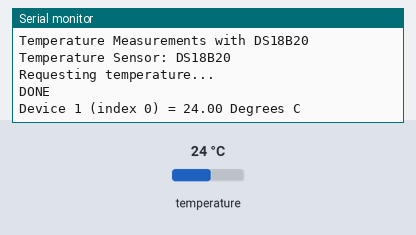
Bench run of a sketch on a simulated Arduino Uno, built with avr-gcc and run on an emulated ATmega328P. Shown: the last lines printed to the serial monitor. The inputs (shaded band) are chosen by the test bench; at power-on: temperature 24 °C.

Above: at 2.2 s.
2.3 s: temperature set to 12 °C
At 3.4 s:
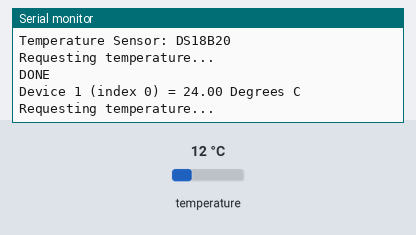
4.8 s: temperature set to 19 °C
At 6.1 s:
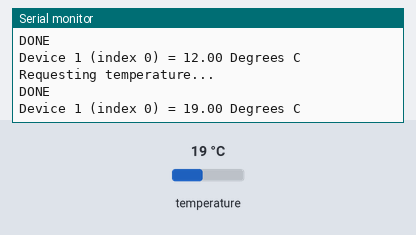
Timing chart, 0 to 7.8 s (numbered marks = the images above; inputs shaded):
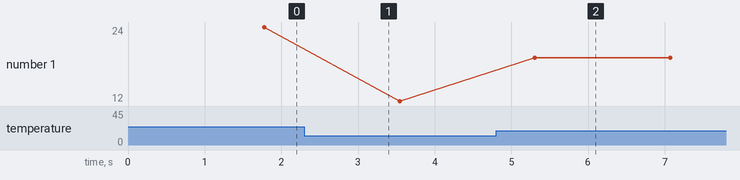

Measured:
- after the input at 4.8 s, the serial monitor: prints a new line after 0.51 s (image 2)
- plotted number 1: 24 → 12 after the input at 2.3 s, 12 → 19 after the input at 4.8 s

The sketch:

Temperature_Sensor_DS18B20_SingleSensor_v1.0.ino
```cpp
/*******************************************************************************
- Temperature Measurements with a Single DS18B20 One-Wire Sensor
- Version 1.0
- Modified by Jerico Magtaan
- Last Edited on 22/04/20
*******************************************************************************/
/*
 * One DS18B20 sensors is used to measure temperature
 * The wiring for the sensor is connected as followed:
- Pin 1 (GND) of DS18B20 sensors are connected to GND pin of Arduino
- Pin 2 (DQ) of DS18B20 sensors can be connected to any digital pin of Arduino
- Pin 3 (Vdd) of DS18B20 sensors can be connected to either 5V or 3.3V pin of Arduino
- 4.7k pull-up resistor connected between DQ and Vdd of DS18B20 sensors
*******************************************************************************/


/************* Import all needed libraries needed by the Arduino **************/
#include <OneWire.h>            // Library used for OneWire device communication
#include <DallasTemperature.h>  // Library used for DS18B20 temperature sensors


/*************** Declare pins that will be used on the Arduino ***************/
#define ONE_WIRE_BUS_PIN 2  // Digital pin 2 used for temperature measurements using one-wire bus protocol


/********************* Temperature sensor configurations *********************/
OneWire oneWire(ONE_WIRE_BUS_PIN);    // OneWire instance to communicate with OneWire device (DS18B20 sensors)
DallasTemperature sensors(&oneWire);  // DallasTemperature library setup to work with OneWire devices and library


/*********************** Void setup allows to run once ***********************/
void setup()
{

  // Begin serial communication
  Serial.begin(9600);
  Serial.println("Temperature Measurements with DS18B20");
  Serial.println("Temperature Sensor: DS18B20");
  delay(1000);  // 1 second delay

  // Set up temperature sensor to start measuring using the DallasTemperature library
  sensors.begin();

}
/********************************* End setup *********************************/


/******************* Void loop allows to run continuously ********************/
void loop()
{

  // Start temperature measurements using the "requestTemperatures" function
  Serial.println("Requesting temperature...");
  sensors.requestTemperatures();
  Serial.println("DONE");

  // The temperature is  printed to the screen by using "ByIndex", this allows us to
  // display measurements all the sensors connected on the onewire bus at digital pin 2.
  Serial.print("Device 1 (index 0) = ");
  Serial.print(sensors.getTempCByIndex(0));
  Serial.println(" Degrees C");
  delay(1000);  // 1 second delay

}
/**************************** End main loop***********************************/
```
